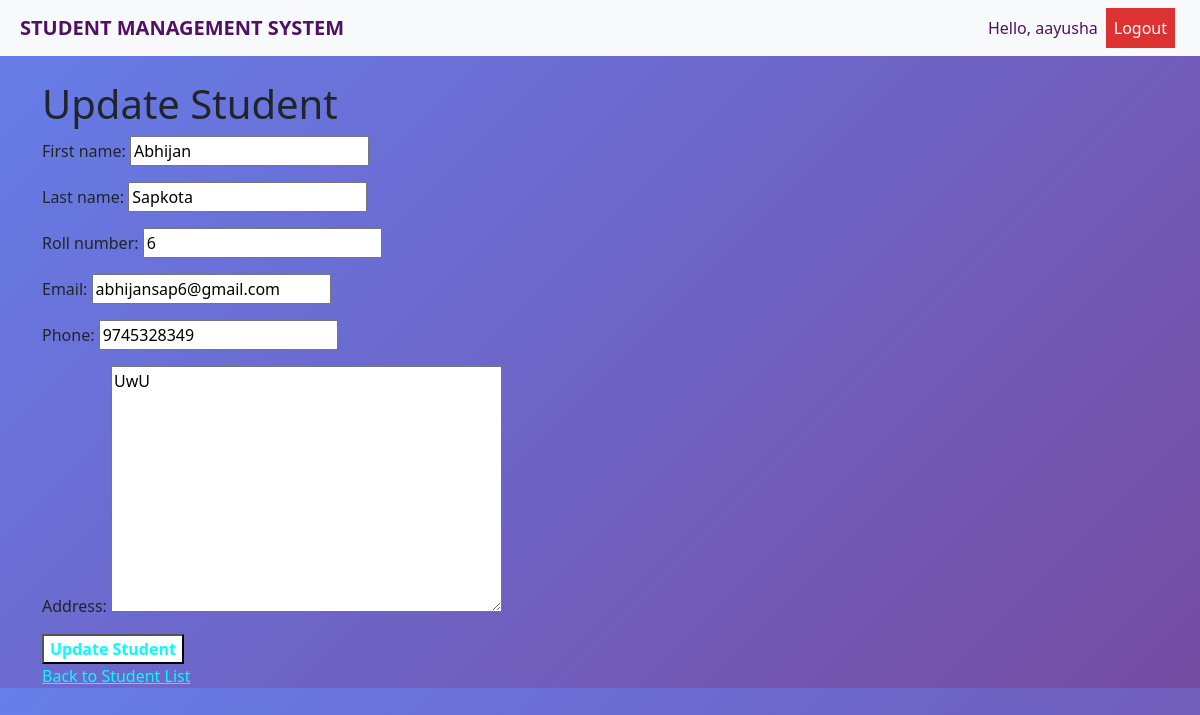
Page /students/update/5/ (signed in) on the committed database.
### students/models.py (models this page shows, shortened)
class Student(models.Model):
    first_name = models.CharField(max_length=50)
    last_name = models.CharField(max_length=50)
    roll_number = models.CharField(max_length=20, unique=True)
    email = models.EmailField(unique=True)
    phone = models.CharField(max_length=15, blank=True, null=True)
    address = models.TextField(blank=True)
    created_by = models.ForeignKey(
        User,
        on_delete=models.CASCADE,
        related_name='students'
    )

### students/views.py (the view)
# urls.py: path('students/update/<int:id>/', views.update_student, name='update_student'),
@login_required
def update_student(request, id):
    student = get_object_or_404(Student, id=id)
    if not request.user.is_staff and student.created_by != request.user:
        messages.error(request, "You are not allowed to edit this student.")
        return redirect('student_list')
    if request.method == 'POST':
        form = StudentForm(request.POST, instance=student)
        if form.is_valid():
            form.save()
            messages.success(request, "Student updated successfully.")
            return redirect('student_list')
    else:
        form = StudentForm(instance=student)
    return render(request, 'students/update_student.html', {'form': form})

### students/forms.py
class StudentForm(forms.ModelForm):
    class Meta:
        model = Student
        fields = ['first_name', 'last_name', 'roll_number', 'email', 'phone', 'address']

### students/templates/students/update_student.html (shortened to what this page needs)
{% extends "students/base.html" %}
{% block content %}
<h1>Update Student</h1>
<form method="post">
    {{ form.as_p }}
    <button type="submit" style="background-color: white; color:cyan;"><strong>Update Student</strong></button>
</form>
<a href="{% url 'student_list' %}" style="color:cyan">Back to Student List</a>
{% endblock %}

### students/templates/students/base.html (shortened to what this page needs)
<!DOCTYPE html>
<html lang="en">
<head>
    <link rel="stylesheet" href="https://cdn.jsdelivr.net/npm/bootstrap@5.3.0/dist/css/bootstrap.min.css">
</head>
<body>
<nav class="navbar navbar-expand-lg navbar-light bg-light">
    <a class="navbar-brand" href="{% url 'student_list' %}" style="margin-left: 20px;">STUDENT MANAGEMENT SYSTEM</a>
    <div class="collapse navbar-collapse">
        <ul class="navbar-nav ms-auto">
            {% if user.is_authenticated %}
                <li class="nav-item"><a class="nav-link" href="#">Hello, {{ user.username }}</a></li>
                <li class="nav-item"><a class="nav-link" href="{% url 'account_logout' %}" style="margin-right: 25px; color:white; background-color: rgb(221, 50, 50);">Logout</a></li>
            {% else %}
                <li class="nav-item"><a class="nav-link" href="{% url 'account_login' %}" style="margin-right: 25px;">Login</a></li>
                <li class="nav-item"><a class="nav-link" href="{% url 'account_signup' %}" style="margin-right: 25px; ">Signup</a></li>
            {% endif %}
        </ul>
    </div>
</nav>
<div class="container mt-4">
    {% block content %}{% endblock %}
</div>
</body>
</html>

### students/templates/students/base.html (style rules this page uses)
body { background: linear-gradient(135deg, #667eea 0%, #764ba2 100%); }
.nav-link { color:rgb(80, 16, 100); }
.navbar-brand { color: rgb(80, 16, 100); font-weight: 700; text-decoration: bold; }

### rows in the picture
Student: first_name "Abhijan", last_name "Sapkota", roll_number "6", email "abhijansap6@gmail.com", phone "9745328349", address "UwU"

### other values in the picture
{{ user.username }} "aayusha"
